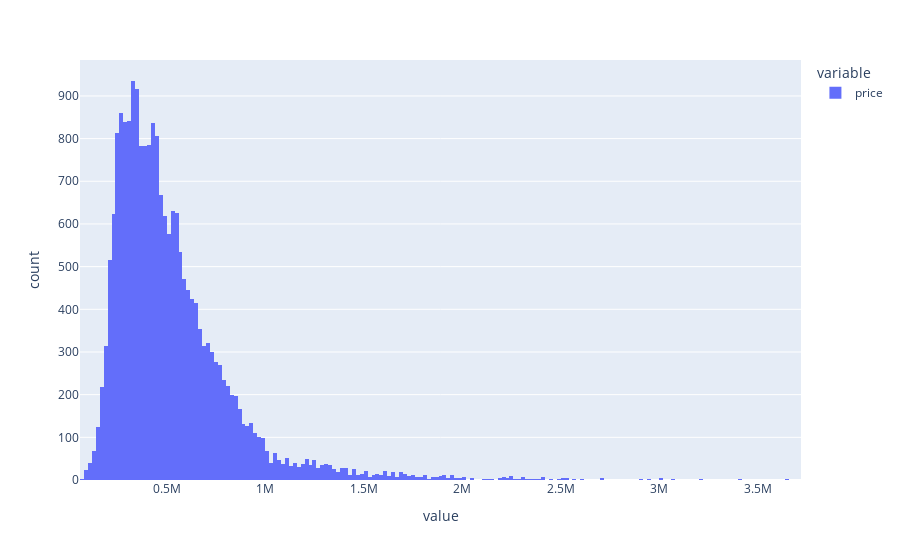

The cell this chart's notebook holds for it:
### Code cell
px.histogram(df['price'])

### Figure 1 — Plotly figure (JSON) as saved in the notebook; plotly's stock layout.template omitted (floating-point values rounded to 4 significant figures; data arrays with more than 128 entries replaced by an {"elided": "..."} marker saying what was removed)
{"data": [{"alignmentgroup": "True", "bingroup": "x", "hovertemplate": "variable=price<br>value=%{x}<br>count=%{y}<extra></extra>", "legendgroup": "price", "marker": {"color": "#636efa", "pattern": {"shape": ""}}, "name": "price", "offsetgroup": "price", "orientation": "v", "showlegend": true, "type": "histogram", "x": {"elided": "21359 int values"}, "xaxis": "x", "yaxis": "y"}], "layout": {"barmode": "relative", "legend": {"title": {"text": "variable"}, "tracegroupgap": 0}, "margin": {"t": 60}, "xaxis": {"anchor": "y", "domain": [0, 1], "title": {"text": "value"}}, "yaxis": {"anchor": "x", "domain": [0, 1], "title": {"text": "count"}}}}
